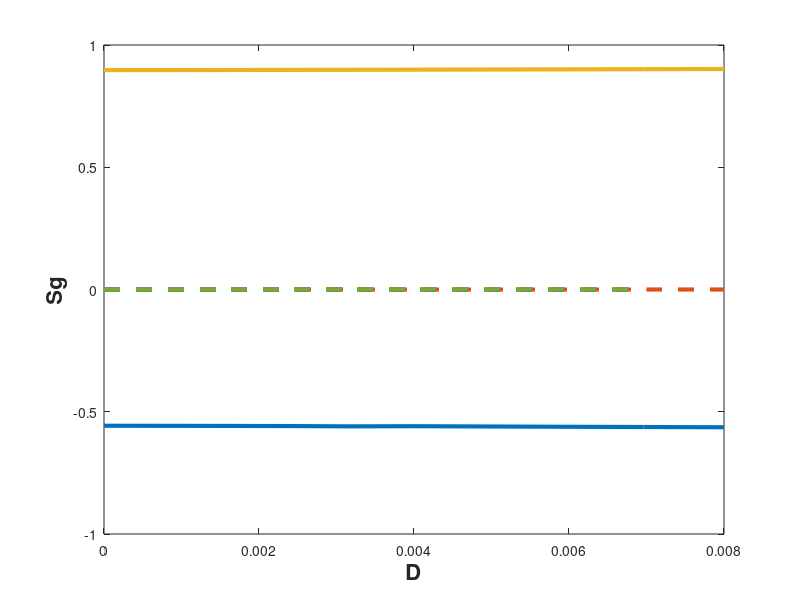

Recreate this plot in MATLAB. (Note: this script raises an error after producing the figure.)
clc
%calculate the eigenvalue of Jacobi matrix 
% C2 = 0.1;
% s1 = 0;
% s2 = 0;
% a = -0.5-2*0.34*s1+3*s1*s1;
% b = -C2*0.04;
% c = -C2*0.04;
% d = -9.7e-5+3*0.0178*s2*s2;
% 
% lambda1 = ((a+d)+sqrt((a+d)*(a+d)-4*(a*d-b*c)))/2
% lambda2 = ((a+d)-sqrt((a+d)*(a+d)-4*(a*d-b*c)))/2

%-0.5*y1 − 0.34*y1^2 + y1^3 − C2*0.04*y2 = 0,
%-9.7e−5*y2 + 0.0178*y2^3 − C2*0.04*y1 = 0.

x = [0,0.02,0.04,0.06,0.08,0.1,0.15,0.174,0.18,0.2]*0.04;
xx = [0,0.02,0.04,0.06,0.08,0.1,0.15,0.174]*0.04;
y1_1 = [-0.557255, -0.55755, -0.557991, -0.558514, -0.55973, -0.559098, -0.561484, -0.562398, -0.562633, -0.563433];
y2_1 = [-0.0738203, -0.298836, -0.373712, -0.426589, -0.468856, -0.504666, -0.577311, -0.606603, -0.613513, -0.635532];
y1_2 = [0, -0.00011734, -0.000229941, -0.000332702, -0.000419725, -0.000483553, -0.000449658, -0.0000353015];
y2_2 = [0.0738203, 0.0733316, 0.0718453, 0.0692972, 0.0655633, 0.0604243, 0.0374601, 0.00253597];
y1_3 = zeros(1,10);
y2_3 = zeros(1,10);
y1_4 = [0, 0.000117321, 0.000229871, 0.000332562, 0.000419518, 0.000483314, 0.000449779, 0.0000360169];
y2_4 = [-0.0738203, -0.0733317, -0.071846, -0.0692993, -0.0655683, -0.0604341, -0.0374931, -0.00258749];
y1_5 = [0.897255, 0.897469, 0.89779, 0.89817, 0.898595, 0.899057, 0.90034, 0.90101, 0.901182, 0.90177];
y2_5 = [-0.0738203, 0.348246, 0.436344, 0.498419, 0.547961, 0.589876, 0.674718, 0.708845, 0.716888, 0.742495];

figure(1)
plot(x,y1_1,'Linewidth',3)
hold on 
plot(x,y1_3,'--','Linewidth',3)
hold on
plot(x,y1_5,'Linewidth',3)
hold on
plot(xx,y1_2,'--','Linewidth',3)
hold on 
plot(xx,y1_4,'--','Linewidth',3)

xlabel('D','FontSize', 16, 'FontWeight', 'bold');  
ylabel('Sg','FontSize', 16, 'FontWeight', 'bold');  
ax = gca;   
ax.LineWidth = 2; 
ax.FontSize = 24;
hold off

figure(2)
plot(x,y2_1,'Linewidth',3)
hold on
plot(x,y2_3,'--','Linewidth',3)
hold on
plot(x,y2_5,'Linewidth',3)
hold on
plot(xx,y2_2,'--','Linewidth',3)
hold on 
plot(xx,y2_4,'--','Linewidth',3)

xlabel('D','FontSize', 16, 'FontWeight', 'bold');  
ylabel('Sc','FontSize', 16, 'FontWeight', 'bold');  
ax = gca;
ax.LineWidth = 2;
ax.FontSize = 24;
hold off

figure(3)
plot(x,(0.9*y1_1+0.1*y2_1),'Linewidth',3)
hold on
plot(x,(0.9*y1_3+0.1*y2_3),'--','Linewidth',3)
hold on
plot(x,(0.9*y1_5+0.1*y2_5),'Linewidth',3)
hold on
plot(xx,(0.9*y1_2+0.1*y2_2),'--','Linewidth',3)
hold on
plot(xx,(0.9*y1_4+0.1*y2_4),'--','Linewidth',3)

xlabel('D','FontSize', 16, 'FontWeight', 'bold');  
ylabel('Sm','FontSize', 16, 'FontWeight', 'bold');  
ax = gca;
ax.LineWidth = 2;
ax.FontSize = 24;
hold off

figure(4)
plot(x,-0.5*y1_1.^2/2 - 0.34*y1_1.^3/3 + y1_1.^4/4 - 9.7e-5*y2_1.^2/2 + 0.0178*y2_1.^4/4 - x.*y1_1.*y2_1,'Linewidth',3)
hold on 
plot(x,-0.5*y1_3.^2/2 - 0.34*y1_3.^3/3 + y1_3.^4/4 - 9.7e-5*y2_3.^2/2 + 0.0178*y2_3.^4/4 - x.*y1_3.*y2_3,'--','Linewidth',3)
hold on
plot(x,-0.5*y1_5.^2/2 - 0.34*y1_5.^3/3 + y1_5.^4/4 - 9.7e-5*y2_5.^2/2 + 0.0178*y2_5.^4/4 - x.*y1_5.*y2_5,'Linewidth',3)
hold on
plot(xx,-0.5*y1_2.^2/2 - 0.34*y1_2.^3/3 + y1_2.^4/4 - 9.7e-5*y2_2.^2/2 + 0.0178*y2_2.^4/4 - xx.*y1_2.*y2_2,'--','Linewidth',3)
hold on 
plot(xx,-0.5*y1_4.^2/2 - 0.34*y1_4.^3/3 + y1_4.^4/4 - 9.7e-5*y2_4.^2/2 + 0.0178*y2_4.^4/4 - xx.*y1_4.*y2_4,'--','Linewidth',3)

xlabel('D','FontSize', 16, 'FontWeight', 'bold');  
ylabel('Energy','FontSize', 16, 'FontWeight', 'bold');  
ax = gca;
ax.LineWidth = 2;
ax.FontSize = 24;
hold off


